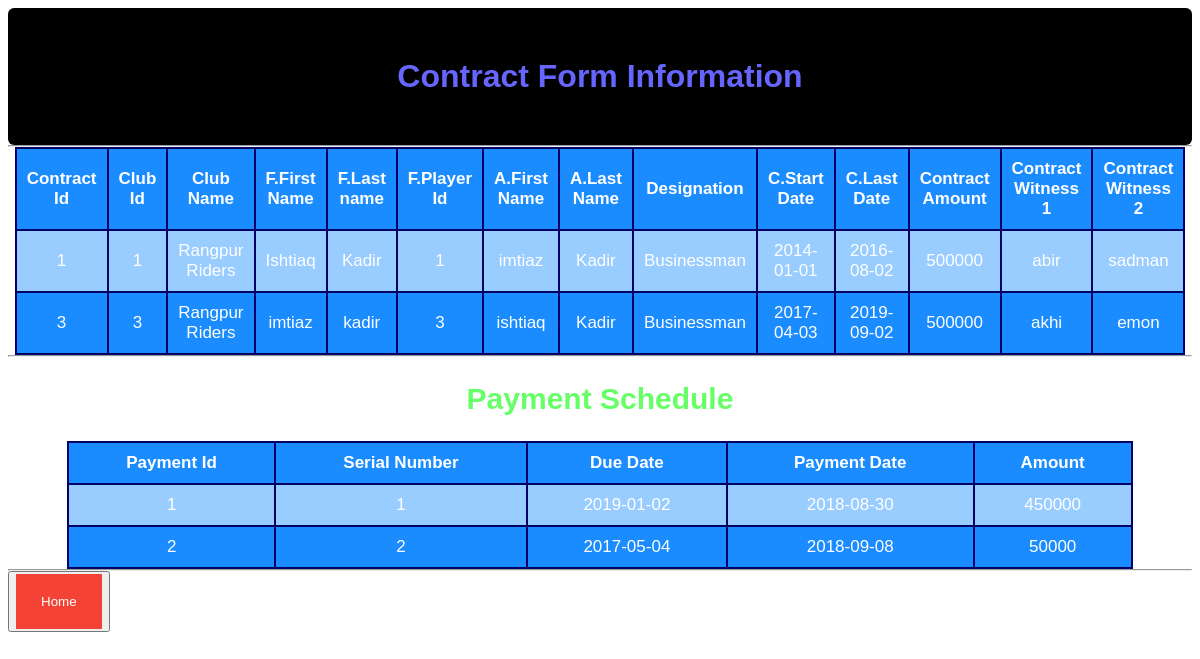
/users/attachment2.php, run on the app's committed database.
### tables this page shows
CREATE TABLE `contract` (
  `contract_id` int(20) NOT NULL,
  `club_id` int(20) NOT NULL,
  `club_name` varchar(200) DEFAULT NULL,
  `f_first_name` varchar(200) DEFAULT NULL,
  `f_last_name` varchar(100) DEFAULT NULL,
  `p_id` int(20) NOT NULL,
  `a_first_name` varchar(200) NOT NULL,
  `a_last_name` varchar(200) DEFAULT NULL,
  `a_designation` varchar(100) DEFAULT NULL,
  `c_start_date` date DEFAULT NULL,
  `c_end_date` date DEFAULT NULL,
  `c_amount` float DEFAULT NULL,
  `contract_w1` varchar(200) NOT NULL,
  `contract_w2` varchar(200) NOT NULL
);

CREATE TABLE `payment` (
  `payment_id` int(20) NOT NULL,
  `serial_num` int(25) NOT NULL,
  `due_date` date NOT NULL,
  `payment_date` date NOT NULL,
  `amount` float NOT NULL
);

### users/attachment2.php (the view, shortened to what this page needs)
<?php
include_once("config.php");
$result = " SELECT 	contract_id,club_id,club_name,	f_first_name,f_last_name,p_id,a_first_name,a_last_name,a_designation,c_start_date,c_end_date,
c_amount,contract_w1,contract_w2 from contract";
$result1  = "SELECT 	payment_id,serial_num,	due_date,payment_date,	amount from payment";
$result = mysqli_query($conn,$result);
$result1 = mysqli_query($conn,$result1);
?>
<!DOCTYPE html>
<html>
<head>
</head>
<body>
	<h1 align= "center">Contract Form Information</h1>
	<hr>
<div>	<table align = "center" cellpadding="1" border="1">
       <tr>
    <th>Contract Id</th>
    <th> Club Id</th>
    <th>Club Name</th>
    <th>F.First Name</th>
    <th>F.Last name</th>
    <th>F.Player Id</th>
    <th>A.First Name</th>
    <th>A.Last Name</th>
    <th>Designation</th>
    <th>C.Start Date</th>
    <th>C.Last Date</th>
    <th>Contract Amount</th>
    <th>Contract Witness 1</th>
    <th>Contract Witness 2</th>
  </tr></div>
	<?php
  if(mysqli_num_rows($result) > 0)
                          {
	while($res = mysqli_fetch_array($result)) {
	?>
		<tr>
		<td><?php echo $res['contract_id']; ?></td>
		<td><?php echo $res['club_id'];?></td>
        <td><?php echo $res['club_name'];?></td>
        <td><?php echo $res['f_first_name']; ?></td>
    		<td><?php echo $res['f_last_name'];?></td>
            <td><?php echo $res['p_id'];?></td>
            <td><?php echo $res['a_first_name'];?></td>
            <td><?php echo $res['a_last_name']; ?></td>
        		<td><?php echo $res['a_designation'];?></td>
                <td><?php echo $res['c_start_date'];?></td>
                <td><?php echo $res['c_end_date']; ?></td>
                <td><?php echo $res['c_amount'];?></td>
                    <td><?php echo $res['contract_w1'];?></td>
                    <td><?php echo $res['contract_w2']; ?></td>
		</tr>
	<?php
		}
  }
		?>
	<hr/>
  <h2 align="center">Payment Schedule</h2>
  <div>	<table align = "center" cellpadding="1" border="1">
         <tr>
      <th>Payment Id</th>
      <th>Serial Number</th>
      <th> Due Date</th>
      <th>Payment Date</th>
      <th>Amount</th>
    </tr></div>
  	<?php
    if(mysqli_num_rows($result) > 0)
                            {
  	while($res = mysqli_fetch_array($result1)) {
  	?>
  		<tr>
  		<td ><?php echo $res['payment_id']; ?></td>
  		<td><?php echo $res['serial_num'];?></td>
          <td><?php echo $res['due_date'];?></td>
          <td><?php echo $res['payment_date']; ?></td>
          <td><?php echo $res['amount']; ?></td>
  		</tr>
  	<?php
  		}
    }
  		?>
		<hr>
		<button type="button" class="btn"><a href="home.html">Home</a></button>
</body>
</html>

### users/attachment2.php (style rules this page uses)
body { font-family: sans-serif; background: url(picture/picture2.jpg); background-repeat: no-repeat; background-size: cover; background-position: center center; background-attachment: fixed; }
table,th,td { border: 2px solid black; border-collapse: collapse; opacity: 1.5; }
th,td { padding: 10px; text-align: center; border-color: #000066; color: white; }
tr:nth-child(even) { background-color: #99ccff; }
tr:nth-child(odd) { background-color: #1a8cff; }
table { width: 90%; }
a:link, a:visited { background-color: #f44336; color: white; padding: 20px 25px; text-align: center; text-decoration: none; display: inline-block; }
h1 { color: #6666ff; font-family: sans-serif; background-color:#000000; padding: 50px 30px; page-break-inside: auto; border-radius: 6px; margin: 0px 0px; }
h2 { color: #66ff66; font-family: sans-serif; font-size:30px; }
div { font-size: 17px; }
hr { margin: 0px 0px; }

### data on the page
contract: contract_id "1", club "1", club_name "Rangpur Riders", f_first_name "Ishtiaq", f_last_name "Kadir", p "1", a_first_name "imtiaz", a_last_name "Kadir", a_designation "Businessman", c_start_date "2014-01-01", c_end_date "2016-08-02", c_amount "500000", contract_w1 "abir", contract_w2 "sadman"
contract: contract_id "3", club "3", club_name "Rangpur Riders", f_first_name "imtiaz", f_last_name "kadir", p "3", a_first_name "ishtiaq", a_last_name "Kadir", a_designation "Businessman", c_start_date "2017-04-03", c_end_date "2019-09-02", c_amount "500000", contract_w1 "akhi", contract_w2 "emon"
payment: payment_id "1", serial_num "1", due_date "2019-01-02", payment_date "2018-08-30", amount "450000"
payment: payment_id "2", serial_num "2", due_date "2017-05-04", payment_date "2018-09-08", amount "50000"
